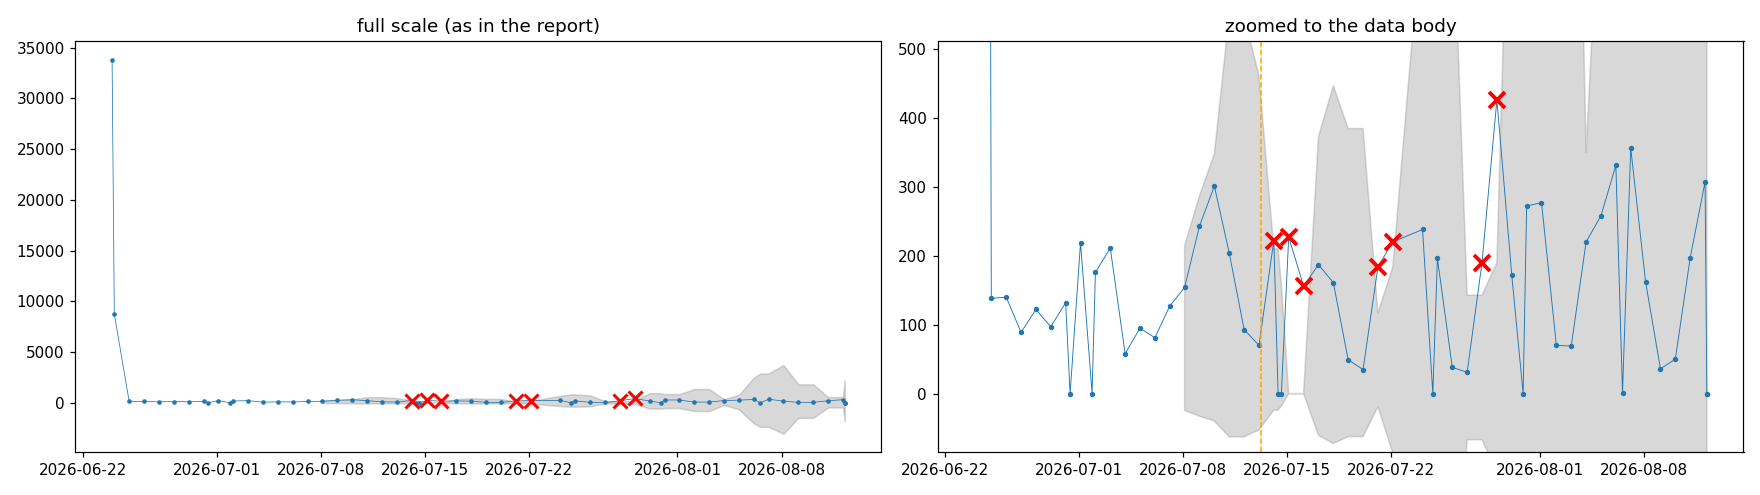

The script that saved this image:
"""Deep dive: metric 1803187 (meta_numOutputRows, daily) - why are the
guarded-band alerts so close to the band?"""

import sys
from pathlib import Path

import matplotlib

matplotlib.use("Agg")
import matplotlib.pyplot as plt
import numpy as np
import pandas as pd
import psycopg2

HERE = Path(__file__).resolve().parent
sys.path.insert(0, str(HERE))
sys.path.insert(0, str(Path(__file__).resolve().parents[3] / "backend"))

from stage3_guarded_band import guarded_band_bounds  # noqa: E402
from visual_side_by_side import DB, EVAL_DAYS  # noqa: E402

METRIC_ID = 1803187
FLOOR, K, ALPHA = 0.10, 8.0, 0.002

conn = psycopg2.connect(DB)
conn.set_session(readonly=True, autocommit=True)
cur = conn.cursor()
cur.execute("SET statement_timeout = 120000")
cur.execute("""
SELECT app_pit, metric_value FROM (
  SELECT m.app_pit, m.metric_value,
         ROW_NUMBER() OVER (PARTITION BY m.app_pit ORDER BY m.end_time DESC) rn
  FROM metrics m
  WHERE m.metric_id = %(mid)s AND m.metric_value IS NOT NULL
    AND m.app_pit >= now() - interval '88 days'
) x WHERE rn = 1 ORDER BY app_pit""", {"mid": METRIC_ID})
rows = cur.fetchall()
conn.close()

ts = pd.DatetimeIndex([r[0] for r in rows])
y = np.array([float(r[1]) for r in rows])
print(f"points: {len(y)}, span {ts.min():%Y-%m-%d} .. {ts.max():%Y-%m-%d}")
print(f"value stats: min {y.min():.0f}, p25 {np.percentile(y,25):.0f}, "
      f"median {np.median(y):.0f}, p75 {np.percentile(y,75):.0f}, "
      f"max {y.max():.0f}")

lo, hi = guarded_band_bounds(ts, y, FLOOR, K, ALPHA)
eval_mask = np.asarray(ts >= ts.max() - pd.Timedelta(days=EVAL_DAYS))
ok = eval_mask & ~np.isnan(lo)
breach = ((y < lo) | (y > hi)) & ok

pred = (lo + hi) / 2
half = (hi - lo) / 2
print(f"\nflagged points ({int(breach.sum())}):")
print(f"{'date':>12} {'value':>10} {'predicted':>10} {'band':>23} "
      f"{'abs diff':>9} {'rel diff':>8}")
for i in np.where(breach)[0]:
    rel = abs(y[i] - pred[i]) / max(abs(pred[i]), 1e-9)
    print(f"{ts[i]:%Y-%m-%d} {y[i]:>10.0f} {pred[i]:>10.0f} "
          f"[{lo[i]:>9.0f}, {hi[i]:>9.0f}] {y[i]-pred[i]:>9.0f} {rel:>7.0%}")

print(f"\nband half-width on eval days: median {np.median(half[ok]):.0f} "
      f"(= tolerance {np.median(half[ok]/np.maximum(np.abs(pred[ok]),1e-9)):.0%} "
      f"of prediction)")
print(f"non-flagged eval values: median abs deviation "
      f"{np.median(np.abs(y[ok & ~breach] - pred[ok & ~breach])):.0f}")

fig, axes = plt.subplots(1, 2, figsize=(16, 4.5))
axes[0].plot(ts, y, ".-", ms=4, lw=0.5)
axes[0].fill_between(ts, lo, hi, color="gray", alpha=0.3)
axes[0].plot(ts[breach], y[breach], "rx", ms=9, mew=2)
axes[0].set_title("full scale (as in the report)")
body = y[y < np.percentile(y, 98)]
axes[1].plot(ts, y, ".-", ms=5, lw=0.6)
axes[1].fill_between(ts, lo, hi, color="gray", alpha=0.3)
axes[1].plot(ts[breach], y[breach], "rx", ms=10, mew=2.5)
axes[1].axvline(ts.max() - pd.Timedelta(days=EVAL_DAYS), color="orange",
                ls="--", lw=1)
axes[1].set_ylim(body.min() - 0.2 * body.ptp(), body.max() + 0.2 * body.ptp())
axes[1].set_title("zoomed to the data body")
plt.tight_layout()
plt.savefig(HERE / "deep_dive_1803187.png", dpi=110)
print(f"\nsaved {HERE / 'deep_dive_1803187.png'}")
